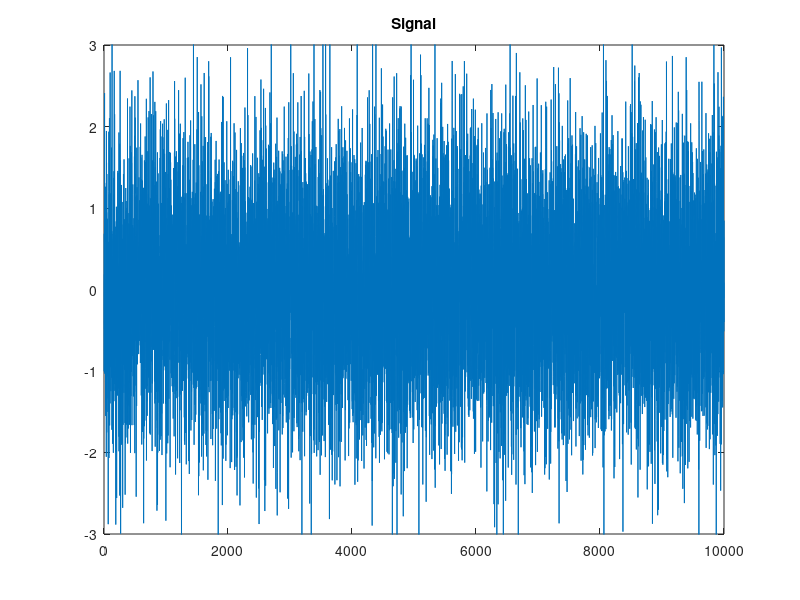
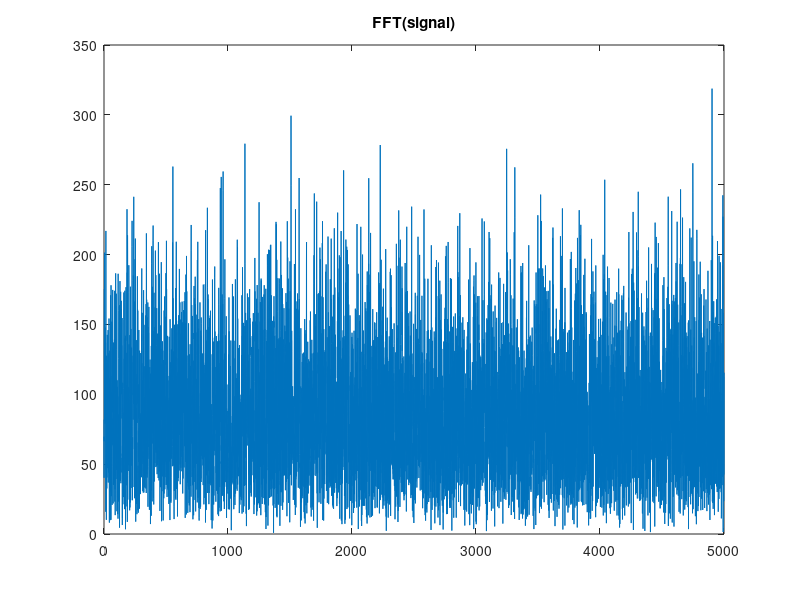
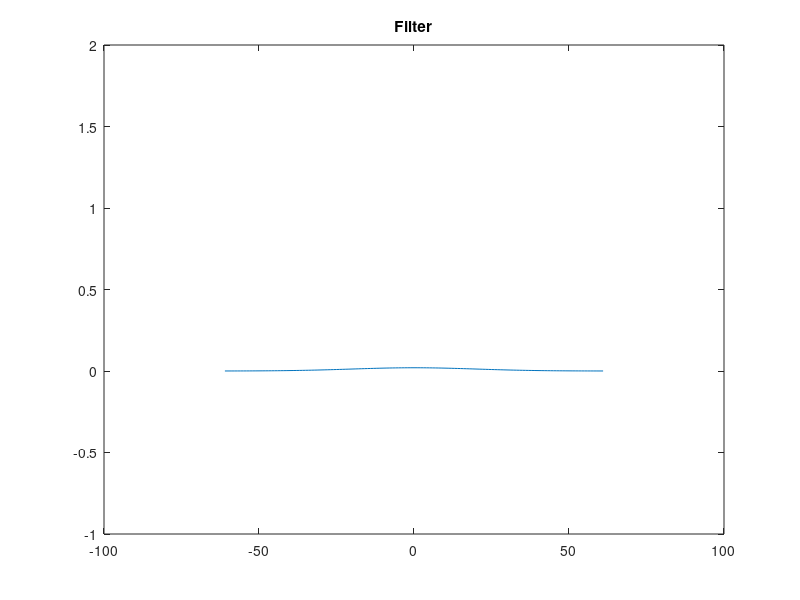
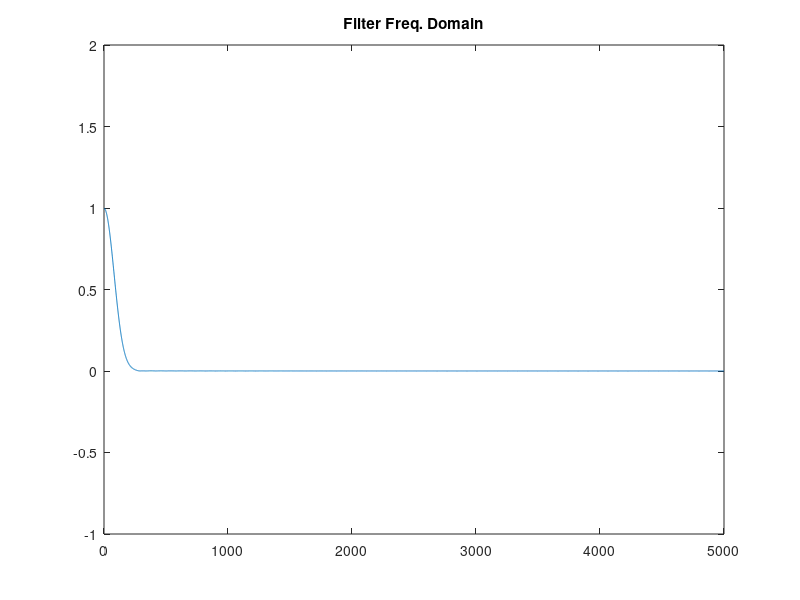

Recreate these plots in MATLAB, in order. (Note: this script raises an error after producing the figures.)
clear all;
close all;
clc;

Fs = 10000;
dt = 1/Fs;

t = (0:dt:1-dt);

f = 200;

signal = wgn(1,length(t),0);
figure; plot(signal); ylim([-3,3]); title('Signal');

% FFT
NFFT = 2^nextpow2(length(signal));
fft_signal = abs(fft(signal, NFFT));
faxis = Fs/2*linspace(0,1,NFFT/2+1);

figure;plot(faxis, fft_signal(1:NFFT/2+1)); title('FFT(signal)');

sigma = 20;
sigma_f = 1 / 2 / pi / sigma;
w = 2*ceil(1.5*sigma)+1;
filter = 1/(sqrt(2*pi)*sigma)*exp(-(-w:w).^2/(2*sigma^2));
figure;plot((-w:w), filter), title('Filter');  ylim([-1, 2]);

fft_filter = abs(fft(filter, NFFT));
figure;plot(faxis, fft_filter(1:NFFT/2+1)), title('Filter Freq. Domain'); ylim([-1, 2]);

filtered = conv(signal, filter, 'same');
figure;plot(filtered);title('Filtered Signal');

fft_filtered = abs(fft(filtered, NFFT));
figure;plot(faxis, fft_filtered(1:NFFT/2+1)); title('FFT(filtered signal)');

modulated = pmmod(filtered, 500, Fs, pi/2);
fft_modulated = abs(fft(modulated, NFFT));
figure;plot(faxis, fft_modulated(1:NFFT/2+1)); title('FFT(modulated signal)');
%%
clear all;
close all;
clc;
%%

Fs = 10000;

medium = Medium;
jammer = Jammer(medium, Fs, 'narrowband');
jammer.jam(200, 2); % Jam 200Hz band with 2db

